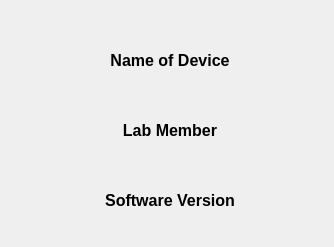
<?xml version="1.0" encoding="UTF-8"?>
<ui version="4.0">
 <class>Dialog</class>
 <widget class="QDialog" name="Dialog">
  <property name="geometry">
   <rect>
    <x>0</x>
    <y>0</y>
    <width>334</width>
    <height>247</height>
   </rect>
  </property>
  <property name="windowTitle">
   <string>自动绘画UI</string>
  </property>
  <widget class="QLabel" name="label">
   <property name="geometry">
    <rect>
     <x>70</x>
     <y>40</y>
     <width>200</width>
     <height>41</height>
    </rect>
   </property>
   <property name="font">
    <font>
     <family>Arial</family>
     <pointsize>12</pointsize>
     <weight>75</weight>
     <bold>true</bold>
    </font>
   </property>
   <property name="text">
    <string>Name of Device</string>
   </property>
   <property name="alignment">
    <set>Qt::AlignCenter</set>
   </property>
  </widget>
  <widget class="QLabel" name="label_2">
   <property name="geometry">
    <rect>
     <x>70</x>
     <y>110</y>
     <width>200</width>
     <height>41</height>
    </rect>
   </property>
   <property name="font">
    <font>
     <family>Arial</family>
     <pointsize>12</pointsize>
     <weight>75</weight>
     <bold>true</bold>
    </font>
   </property>
   <property name="text">
    <string>Lab Member</string>
   </property>
   <property name="alignment">
    <set>Qt::AlignCenter</set>
   </property>
  </widget>
  <widget class="QLabel" name="label_3">
   <property name="geometry">
    <rect>
     <x>70</x>
     <y>180</y>
     <width>200</width>
     <height>41</height>
    </rect>
   </property>
   <property name="font">
    <font>
     <family>Arial</family>
     <pointsize>12</pointsize>
     <weight>75</weight>
     <bold>true</bold>
    </font>
   </property>
   <property name="text">
    <string>Software Version</string>
   </property>
   <property name="alignment">
    <set>Qt::AlignCenter</set>
   </property>
  </widget>
 </widget>
 <resources/>
 <connections/>
</ui>
